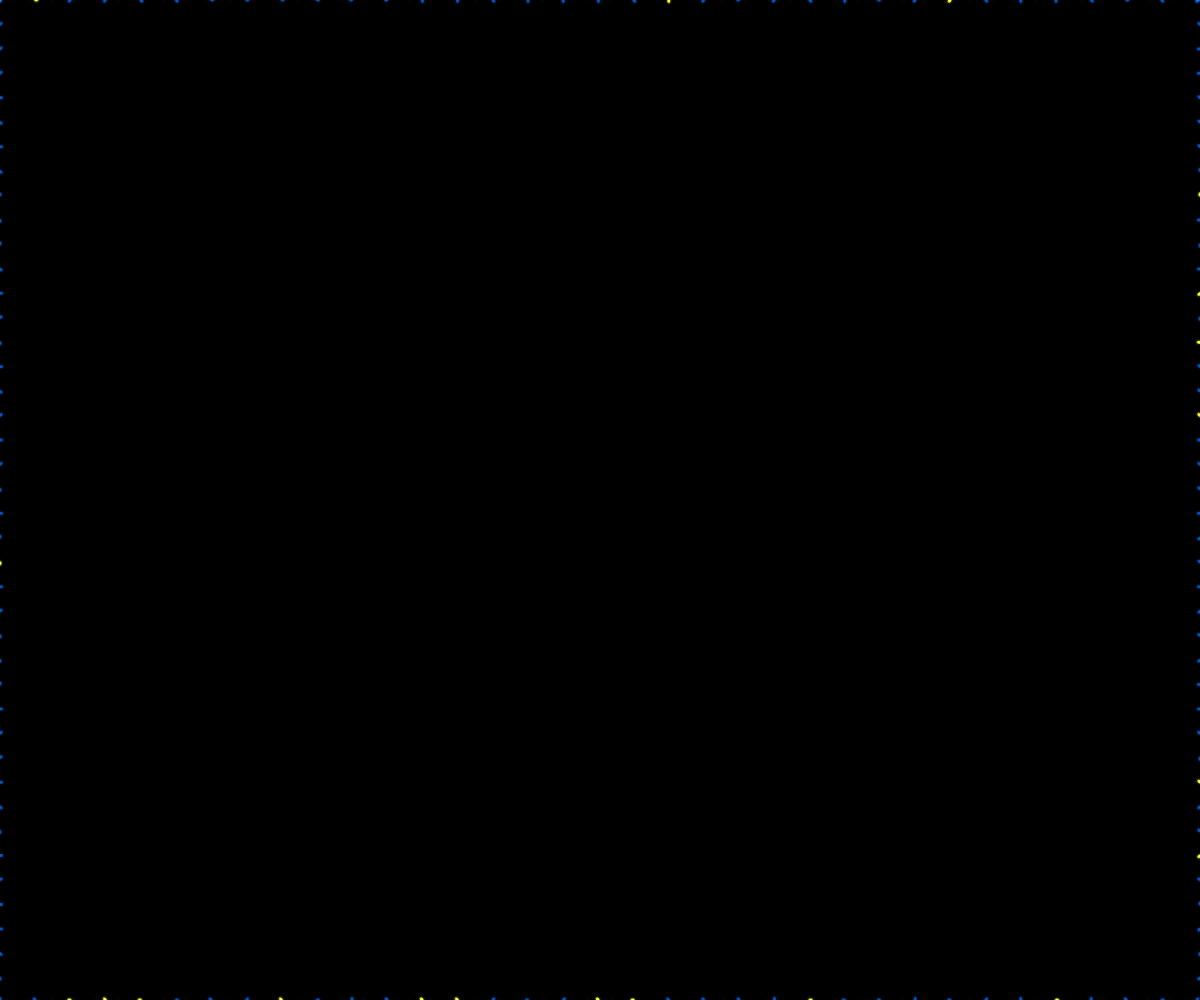
Frame 1 (no input)
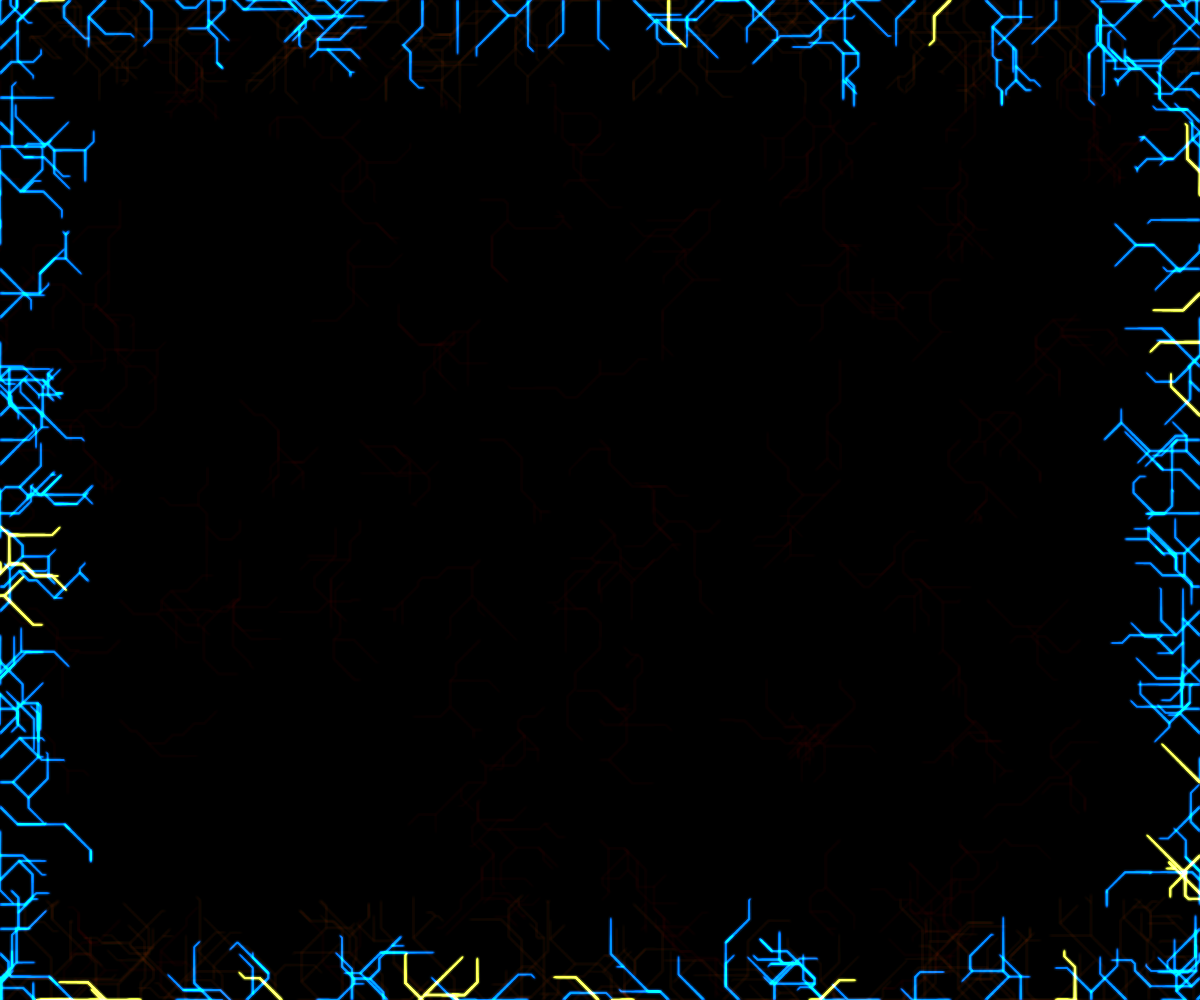
Frame 60 (no input)
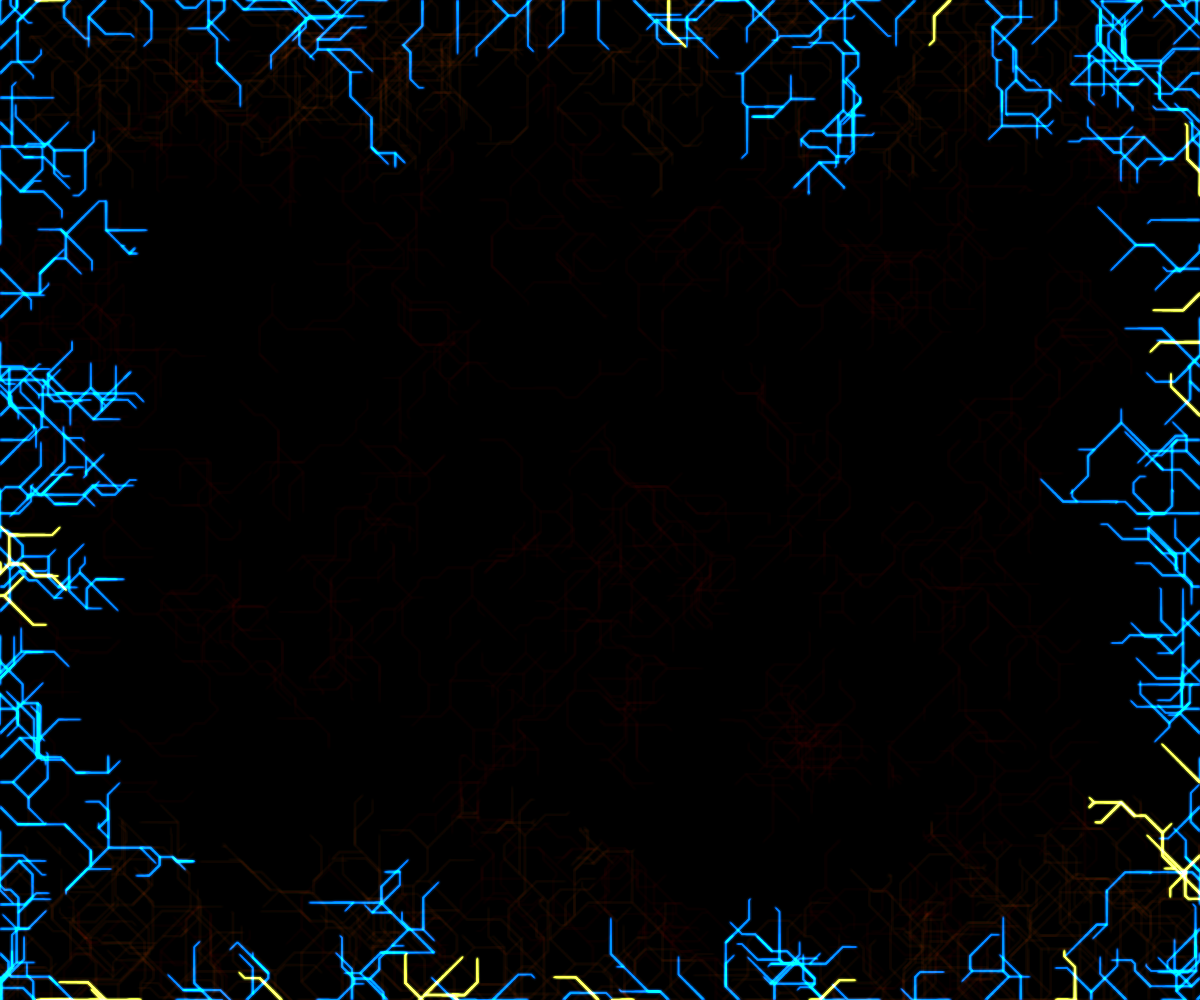
Frame 120 (the mouse pressed at the canvas centre since frame 60)

The p5.js sketch that drew these frames (run headless with seeded random() and noise() and a simulated clock; from frame 60 on, the mouse is pressed at the canvas centre):

// p5.js sketch
// ── sketch.js
let total = 150;

let particles = [];

let last = false;

function get_color(){
	let colors = [color(0, 78, 181), color(235, 255, 60), color(235, 90, 255)];
	let rand = random(1);
	if(rand < 0.9){
		return colors[0];
	}else if(rand < 1){
		return colors[1];
	}else{
		return colors[2];
	}
}

function setup(){
	createCanvas(windowWidth, windowHeight);
	background(0);
	blendMode(ADD);
	let WplusH = width+height;
	let hFraq = (width/WplusH)*0.5;
	let wFraq = (height/WplusH)*0.5;
	for(let i = 0; i < total*hFraq; i++){
		particles.push(new Particle(
			0,
			map(i, 0, total*hFraq, 0, height),
			1,
			0,
			get_color(),
			127));
	}
	for(let i = 0; i < total*wFraq; i++){
		particles.push(new Particle(
			map(i, 0, total*wFraq, 0, width),
			0,
			0,
			1,
			get_color(),
			127));
	}
	for(let i = 0; i < total*hFraq; i++){
		particles.push(new Particle(
			width,
			map(i, 0, total*hFraq, 0, height),
			-1,
			0,
			get_color(),
			127));
	}
	 for(let i = 0; i < total*wFraq; i++){
	 	particles.push(new Particle(
	 		map(i, 0, total*wFraq, 0, width),
	 		height,
	 		0,
	 		-1,
	 		get_color(),
	 		127));
	 }
	for(let i = 0; i < total/2; i++){
		particles.push(new Particle(
			map(i, 0, total/2, -width*0.2, width*1.2),
			height,
			0,
			-1,
			color(60, 10, 5),
			15, 
			400,
			0.0015));
	}
	for(let i = 0; i < total/2; i++){
		particles.push(new Particle(
			map(i, 0, total/2, -width*0.2, width*1.2),
			0,
			0,
			1,
			color(60, 10, 5),
			15, 
			200,
			0.002));
	}
	for(let x = 0; x < width; x += width/10){
		for(let y = 0; y < height; y += height/25){
			if(random(1) < 0.3){
				particles.push(new Particle(
					x,
					y,
					0,
					1,
					color(60, 10, 5),
					10, 
					200,
					0.005));
			}
		}
	}
}

function draw(){
	for(let j = 0; j < 2; j++){
		for(let i = particles.length-1; i >= 0; i--){
			let p = particles[i];
			if(p.update(particles)){
				particles.splice(i, 1);
			}
			p.show();
		}
	}
}

// ── particle.js
class Particle{
    constructor(x, y, dirx, diry, col, alpha, lifetime=53, rotation_potency=0.0025){
        this.pos = createVector(x, y);
        this.ppos = this.pos.copy();
        this.direction = createVector(dirx, diry);
        this.direction.normalize();
        this.vel = p5.Vector.fromAngle(this.direction.heading()+(round(random(-2, 2))*(HALF_PI/2)));

        
        this.col = color(red(col), green(col), blue(col), alpha);
        this.glow_col = color(red(col), green(col), blue(col), alpha*0.1);
        

        this.start_time = lifetime;
        this.time = this.start_time;

        this.should_rotate = 0;
        this.rotation_potency = rotation_potency;
    }

    update(particle_array){
        this.ppos = this.pos.copy();
        this.pos.add(this.vel);

        if(random(1) < this.should_rotate){
            this.rotate();
            if(random(1) < 0.4){
                particle_array.push(new Particle(this.pos.x, this.pos.y, this.direction.x, this.direction.y, this.col, alpha(this.col)));
            }
            this.should_rotate = 0;
        }

        this.time--;
        this.should_rotate = lerp(this.should_rotate, 1, this.rotation_potency);
        if(this.time < 0){
            return true;
        }
    }

    rotate(){
        let vel_heading = this.vel.heading()+PI;
        let dir_heading = this.direction.heading()+PI;

        // if(dir_heading-vel_heading == PI*0.75){
        //     this.vel.rotate(-HALF_PI/2);
        // }else if(dir_heading-vel_heading == PI*0.75){
        //     this.vel.rotate(HALF_PI/2);
        // }else
        if(true){
            if(random(1) < 0.5){
                this.vel.rotate(HALF_PI/2);
            }else{
                this.vel.rotate(-HALF_PI/2);
            }
        }
    }

    show(){
        let stroke_weight = map(this.time, this.start_time, 0, 3, 2);
        stroke(this.col);
        strokeWeight(stroke_weight);
        line(this.pos.x, this.pos.y, this.ppos.x, this.ppos.y);
        stroke(this.glow_col);
        strokeWeight(stroke_weight+3);
        line(this.pos.x, this.pos.y, this.ppos.x, this.ppos.y);
    }
}
